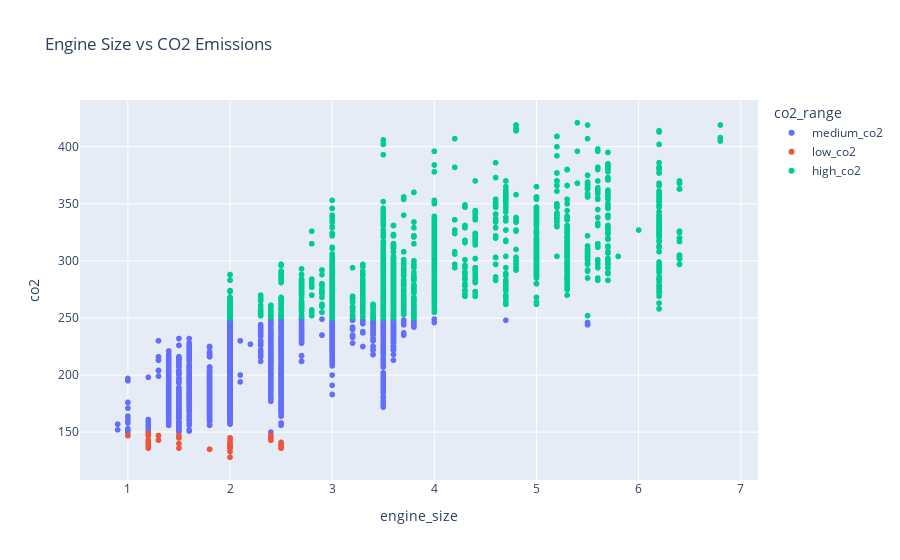

Notebook cell for this chart:
### Code cell
fig = px.scatter(filtered_variables, x='engine_size', y='co2', color='co2_range',\
                title='Engine Size vs CO2 Emissions')
fig.show()
fig.write_html("engine_size_vs_co2.html")

### Figure 1 — Plotly figure (JSON) as saved in the notebook; plotly's stock layout.template omitted (floating-point values rounded to 4 significant figures; data arrays with more than 128 entries replaced by an {"elided": "..."} marker saying what was removed)
{"data": [{"hovertemplate": "co2_range=medium_co2<br>engine_size=%{x}<br>co2=%{y}<extra></extra>", "legendgroup": "medium_co2", "marker": {"color": "#636efa", "symbol": "circle"}, "mode": "markers", "name": "medium_co2", "showlegend": true, "type": "scattergl", "x": {"elided": "3728 float values"}, "xaxis": "x", "y": {"elided": "3728 int values"}, "yaxis": "y"}, {"hovertemplate": "co2_range=low_co2<br>engine_size=%{x}<br>co2=%{y}<extra></extra>", "legendgroup": "low_co2", "marker": {"color": "#EF553B", "symbol": "circle"}, "mode": "markers", "name": "low_co2", "showlegend": true, "type": "scattergl", "x": [1.5, 2, 1.5, 2.4, 2.4, 2.4, 2.4, 2.5, 2, 1.2, 1.2, 1.3, 1, 1, 2.5, 1.5, 2, 1.5, 1.5, 2.4, 2.4, 2.4, 2.4, 2.5, 2, 1.2, 1.2, 1.3, 2.5, 2, 2, 2.4, 2.5, 2, 1.2, 1.2, 2.5, 2, 2, 2.5, 2, 2, 1.2, 1.2, 2.5, 2.5, 1.8, 2, 2.5, 2, 1.2, 1.2, 1.8, 2, 2, 1.2, 1.2, 2.5, 2.5, 2.5, 2, 1.2, 2.5], "xaxis": "x", "y": [136, 138, 145, 143, 145, 143, 147, 138, 145, 138, 147, 143, 147, 147, 138, 140, 138, 145, 147, 145, 145, 145, 147, 136, 133, 136, 147, 147, 136, 140, 136, 147, 139, 136, 139, 147, 137, 138, 143, 139, 139, 128, 141, 149, 137, 141, 135, 138, 139, 139, 141, 149, 135, 140, 139, 143, 148, 140, 136, 139, 140, 143, 139], "yaxis": "y"}, {"hovertemplate": "co2_range=high_co2<br>engine_size=%{x}<br>co2=%{y}<extra></extra>", "legendgroup": "high_co2", "marker": {"color": "#00cc96", "symbol": "circle"}, "mode": "markers", "name": "high_co2", "showlegend": true, "type": "scattergl", "x": {"elided": "3256 float values"}, "xaxis": "x", "y": {"elided": "3256 int values"}, "yaxis": "y"}], "layout": {"legend": {"title": {"text": "co2_range"}, "tracegroupgap": 0}, "title": {"text": "Engine Size vs CO2 Emissions"}, "xaxis": {"anchor": "y", "domain": [0, 1], "title": {"text": "engine_size"}}, "yaxis": {"anchor": "x", "domain": [0, 1], "title": {"text": "co2"}}}}
